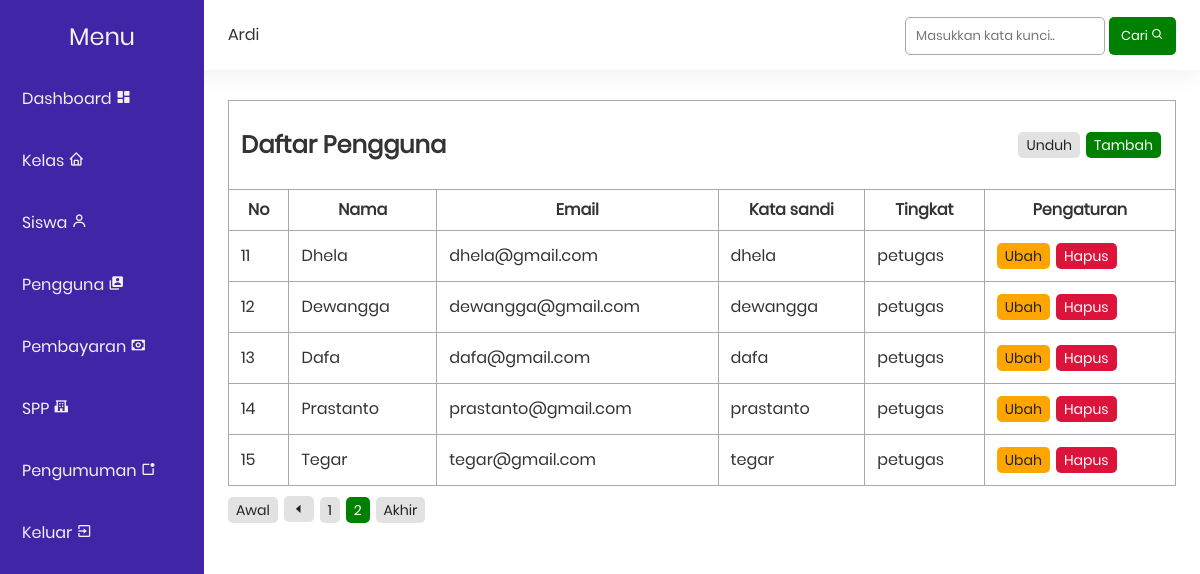
Before: /pages/user/index.php?page=2 (signed in) with the older database file.
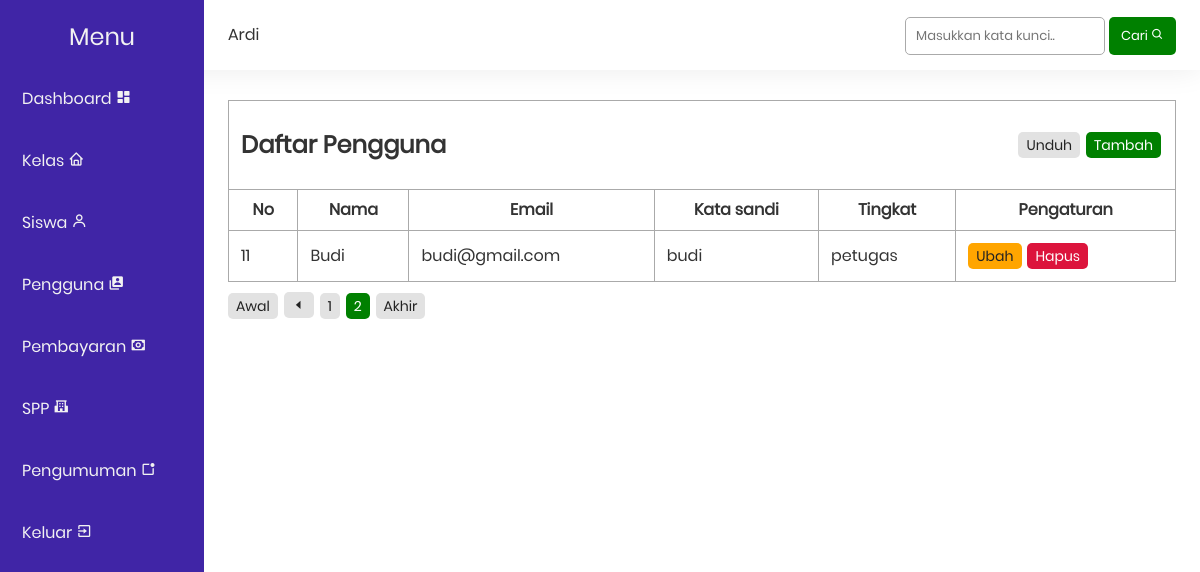
After: the same page with the newer database file.
### tables this page shows
CREATE TABLE `pengguna` (
  `id` int(11) NOT NULL,
  `nama` varchar(35) NOT NULL,
  `email` varchar(25) NOT NULL,
  `kata_sandi` varchar(50) NOT NULL,
  `tingkat` enum('admin','petugas','siswa') NOT NULL
);

### functions.php (called while the page is built, shortened)
<?php
$conn = mysqli_connect("localhost", "root", "", "spp");
function queryPagination($query)
{
    global $conn;
    $result = mysqli_query($conn, $query);
    return mysqli_num_rows($result);
}
function startNumber($activePage, $link)
{
    return 1;
}
function endNumber($activePage, $link, $totalPage)
{
    return $totalPage;
}
function numberData($limit, $curretPage)
{
    return 1 + ($limit * ($curretPage - 1));
}

### pages/user/index.php (the view, shortened to what this page needs)
<?php
include_once('../layout/navbar.php');
include_once('../layout/sidebar.php');
if (isset($_POST['search'])) {
    $keyword = $_POST['keyword'];
} else {
    $keyword = '';
}
$totalData = queryPagination("SELECT * FROM pengguna
                        WHERE nama LIKE '%$keyword%' OR
                            email LIKE '%$keyword%' OR
                            kata_sandi LIKE '%$keyword%'
                        ORDER BY tingkat ASC");
$limit = 10;
$totalPage = ceil($totalData / $limit);
$activePage = (isset($_GET['page'])) ? $_GET['page'] : 1;
$curretPage = $activePage ? $activePage : 1;
$startData = ($activePage * $limit) - $limit;
$link = 2;
$startNumber = startNumber($activePage, $link);
$endNumber = endNumber($activePage, $link, $totalPage);
$pengguna = mysqli_query($conn, "SELECT * FROM pengguna
                        WHERE nama LIKE '%$keyword%' OR
                            email LIKE '%$keyword%' OR
                            kata_sandi LIKE '%$keyword%'
                        ORDER BY tingkat ASC
                        LIMIT $startData, $limit");
$no = numberData($limit, $curretPage);
?>
<table class="table">
    <tr>
        <td colspan="6">
            <span id="action">
                <h2>Daftar Pengguna</h2>
                <div>
                    <a href="pdf.php" class="badge grey">Unduh</a>
                    <a href="create.php" class="badge green">Tambah</a>
                </div>
            </span>
        </td>
    </tr>
    <tr>
        <th>No</th>
        <th>Nama</th>
        <th>Email</th>
        <th>Kata sandi</th>
        <th>Tingkat</th>
        <th>Pengaturan</th>
    </tr>
    <?php foreach ($pengguna as $p) : ?>
        <tr>
            <td><?= $no++;  ?></td>
            <td><?= $p['nama']; ?></td>
            <td><?= $p['email']; ?></td>
            <td><?= $p['kata_sandi']; ?></td>
            <td><?= $p['tingkat']; ?></td>
            <td>
                <a href="update.php?i=<?= $p['id'] ?>" class="badge yellow">Ubah</a>
                <a href="delete.php?i=<?= $p['id'] ?>" class="badge red" onclick="return confirm('Apakah yakin menghapus data user <?= $p['nama'] ?>?')">Hapus</a>
            </td>
        </tr>
    <?php endforeach; ?>
</table>
<div class="pagination">
    <a href="?page=1" class="badge grey">Awal</a>
    <?php if ($activePage > 1) : ?>
        <a href="?page=<?= $activePage - 1; ?>"><i class='bx bx-caret-left badge grey'></i></a>
    <?php endif; ?>
    <?php for ($i = $startNumber; $i <= $endNumber; $i++) : ?>
        <?php if ($i == $activePage) : ?>
            <a href="?page=<?= $i; ?>" class="badge green"><?= $i; ?></a>
        <?php else : ?>
            <a href="?page=<?= $i; ?>" class="badge grey"><?= $i; ?></a>
        <?php endif; ?>
    <?php endfor; ?>
    <a href="?page=<?= $totalPage; ?>" class="badge grey">Akhir</a>
</div>
<?php include_once('../layout/footer.php'); ?>

Changed rows visible on the page:
no longer on this page (row unchanged): pengguna: nama "Dhela", email "dhela@gmail.com", kata_sandi "dhela", tingkat "petugas"
no longer on this page (row unchanged): pengguna: nama "Dewangga", email "dewangga@gmail.com", kata_sandi "dewangga", tingkat "petugas"
removed pengguna: nama "Dafa", email "dafa@gmail.com", kata_sandi "dafa", tingkat "petugas"
removed pengguna: nama "Prastanto", email "prastanto@gmail.com", kata_sandi "prastanto", tingkat "petugas"
removed pengguna: nama "Tegar", email "tegar@gmail.com", kata_sandi "tegar", tingkat "petugas"
added pengguna: nama "Budi", email "budi@gmail.com", kata_sandi "budi", tingkat "petugas"
